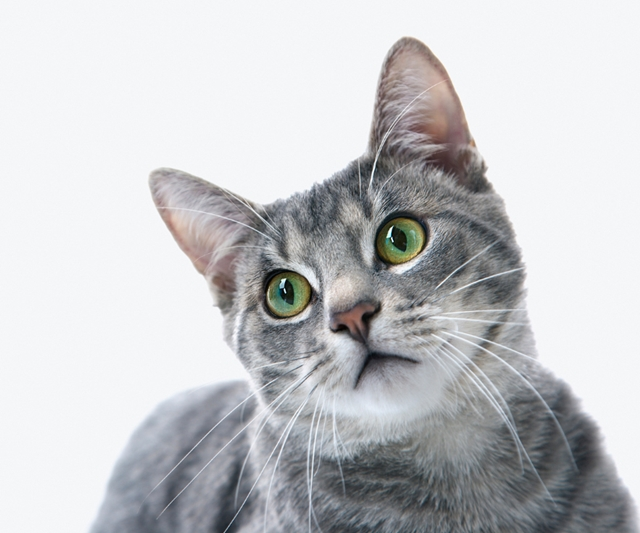
#> input picture OpenCV/code/chap08/image/1.jpg, 640 x 533 px, found by its file name
$ python 01.scaling.py
#> lines starting #> are read from the running program, lines starting #| are printed output that depends on the picture
import numpy as np, cv2, time

def scaling(img, size):
    dst = np.zeros(size[::-1], img.dtype)
    ratioY, ratioX = np.divide(size[::-1], img.shape[:2])
    y = np.arange(0, img.shape[0], 1)
    x = np.arange(0, img.shape[1], 1)
    y, x = np.meshgrid(y, x)
    i, j = np.int32(y*ratioY), np.int32(x*ratioX)
    dst[i, j] = img[y, x]
    return dst

def scaling2(img, size):
    dst = np.zeros(size[::-1], img.dtype)
    ratioY, ratioX = np.divide(size[::-1], img.shape[:2])
    y = np.arange(0, img.shape[0], 1)
    x = np.arange(0, img.shape[1], 1)
    for y in range(img.shape[0]):
        for x in range(img.shape[1]):
            i, j = int(y*ratioY), int(x*ratioX)
            dst[i, j] = img[y, x]
    return dst

def time_check(func, image, size, title):
    start_time = time.perf_counter()
    ret_img = func(image, size)
    elapsed = (time.perf_counter() - start_time) * 1000
    print(title, "수행시간 = %0.2f ms" % elapsed)
    return ret_img

image = cv2.imread("C:/computervision/chap08/image/1.jpg", cv2.IMREAD_GRAYSCALE)
#> image: shape (533, 640); min 0, max 255, mean 198.6
if image is None : raise Exception("이미지 불러오기 오류")

dst1 = scaling(image, (150, 200))
#> in scaling, `dst[i, j] = img[y, x]`:
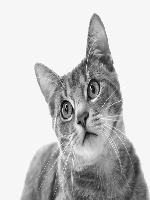
#> dst: shape (200, 150); min 3, max 250, mean 198.3
dst2 = scaling(image, (150, 200))
dst3 = time_check(scaling, image, (300, 400), "방법1")
#> call 3 of scaling, with size = (300, 400)
#> in scaling (call 3), `dst[i, j] = img[y, x]`:
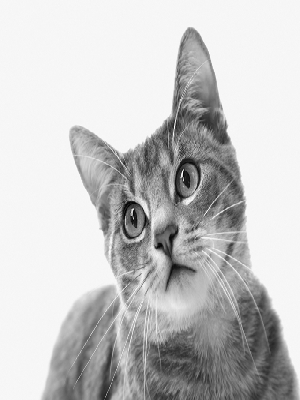
#> dst: shape (400, 300); min 2, max 255, mean 198.5
dst4 = time_check(scaling2, image, (300, 400), "방법2")

cv2.imshow('image', image)
cv2.imshow('dst1', dst1)
cv2.imshow('dst2', dst2)
cv2.imshow('dst1', dst3)
cv2.imshow('dst2', dst4)
cv2.waitKey()
